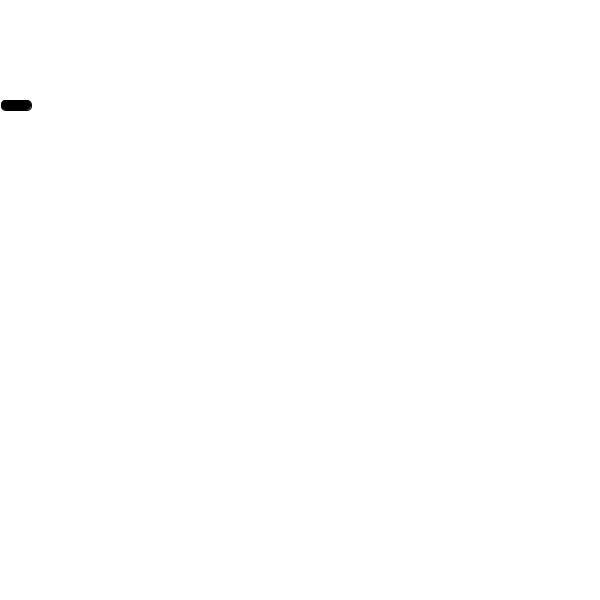
Frame 1 (no input)
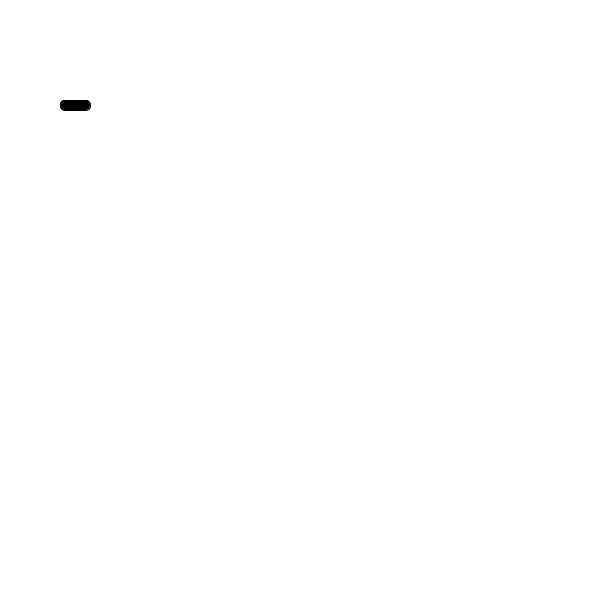
Frame 60 (the mouse pressed at the canvas centre just before this capture)
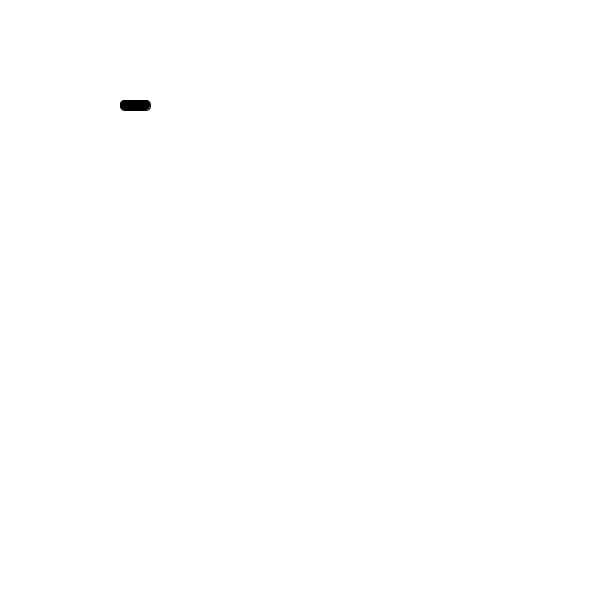
Frame 120 (the mouse held since frame 60 and released just before this capture)

The Processing sketch that drew these frames (run headless with seeded random() and noise(); from frame 60 on, the mouse is pressed at the canvas centre):

// Processing sketch: sketch_16_objects1
// ── sketch_16_objects1.pde
// in this sketch, we are using functions to separate the different things that this "box" does

color c = color(0);
float x = 0;
float y = 100;
float speed = 1;

void setup() {
  size(600,600);
}

void draw() {
  background(255);
  move();
  display();
}

void move() {
  x = x + speed;
  if (x > width) {
    x = 0;
  }
}

void display() {
  fill(c);
  rect(x,y,30,10,5); // note the corner radius in the rect
}
